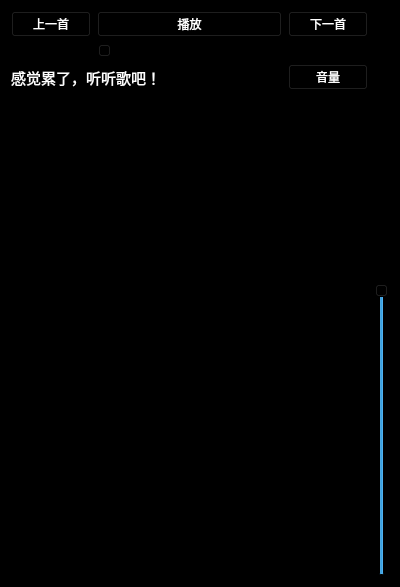
<?xml version="1.0" encoding="UTF-8"?>
<ui version="4.0">
 <class>Widget</class>
 <widget class="QWidget" name="Widget">
  <property name="geometry">
   <rect>
    <x>0</x>
    <y>0</y>
    <width>400</width>
    <height>587</height>
   </rect>
  </property>
  <property name="windowTitle">
   <string>Widget</string>
  </property>
  <property name="styleSheet">
   <string notr="true">background-color: rgb(0, 0, 0);</string>
  </property>
  <layout class="QGridLayout" name="gridLayout_2">
   <item row="0" column="0">
    <layout class="QGridLayout" name="gridLayout">
     <item row="2" column="2">
      <widget class="QPushButton" name="nextBtn">
       <property name="styleSheet">
        <string notr="true">color: rgb(255, 255, 255);</string>
       </property>
       <property name="text">
        <string>下一首</string>
       </property>
      </widget>
     </item>
     <item row="2" column="3" rowspan="4">
      <widget class="QSlider" name="verVolumeSlide">
       <property name="value">
        <number>50</number>
       </property>
       <property name="orientation">
        <enum>Qt::Vertical</enum>
       </property>
      </widget>
     </item>
     <item row="5" column="0" colspan="3">
      <widget class="QListWidget" name="musicList">
       <property name="styleSheet">
        <string notr="true">border-image: url(:/new/prefix1/images/back.jpeg);
color: rgb(0, 0, 0);</string>
       </property>
      </widget>
     </item>
     <item row="4" column="2">
      <widget class="QPushButton" name="btnVolume">
       <property name="styleSheet">
        <string notr="true">color: rgb(255, 255, 255);</string>
       </property>
       <property name="text">
        <string>音量</string>
       </property>
      </widget>
     </item>
     <item row="2" column="0">
      <widget class="QPushButton" name="preBtn">
       <property name="styleSheet">
        <string notr="true">color: rgb(255, 255, 255);</string>
       </property>
       <property name="text">
        <string>上一首</string>
       </property>
      </widget>
     </item>
     <item row="2" column="1">
      <widget class="QPushButton" name="btnPlay">
       <property name="maximumSize">
        <size>
         <width>10000</width>
         <height>16777215</height>
        </size>
       </property>
       <property name="styleSheet">
        <string notr="true">color: rgb(255, 255, 255);</string>
       </property>
       <property name="text">
        <string>播放</string>
       </property>
      </widget>
     </item>
     <item row="3" column="1">
      <widget class="QSlider" name="horPlayControlSlide">
       <property name="orientation">
        <enum>Qt::Horizontal</enum>
       </property>
      </widget>
     </item>
     <item row="3" column="2">
      <widget class="QLabel" name="total_time_label">
       <property name="styleSheet">
        <string notr="true">color: rgb(255, 255, 255);</string>
       </property>
       <property name="text">
        <string/>
       </property>
      </widget>
     </item>
     <item row="3" column="0">
      <widget class="QLabel" name="current_time_label">
       <property name="styleSheet">
        <string notr="true">color: rgb(255, 255, 255);</string>
       </property>
       <property name="text">
        <string/>
       </property>
      </widget>
     </item>
     <item row="4" column="0" colspan="2">
      <widget class="QLabel" name="label">
       <property name="font">
        <font>
         <pointsize>11</pointsize>
         <weight>50</weight>
         <bold>false</bold>
        </font>
       </property>
       <property name="styleSheet">
        <string notr="true">color: rgb(255, 255, 255);</string>
       </property>
       <property name="text">
        <string>感觉累了，听听歌吧！</string>
       </property>
      </widget>
     </item>
    </layout>
   </item>
  </layout>
 </widget>
 <layoutdefault spacing="6" margin="11"/>
 <resources/>
 <connections/>
</ui>
